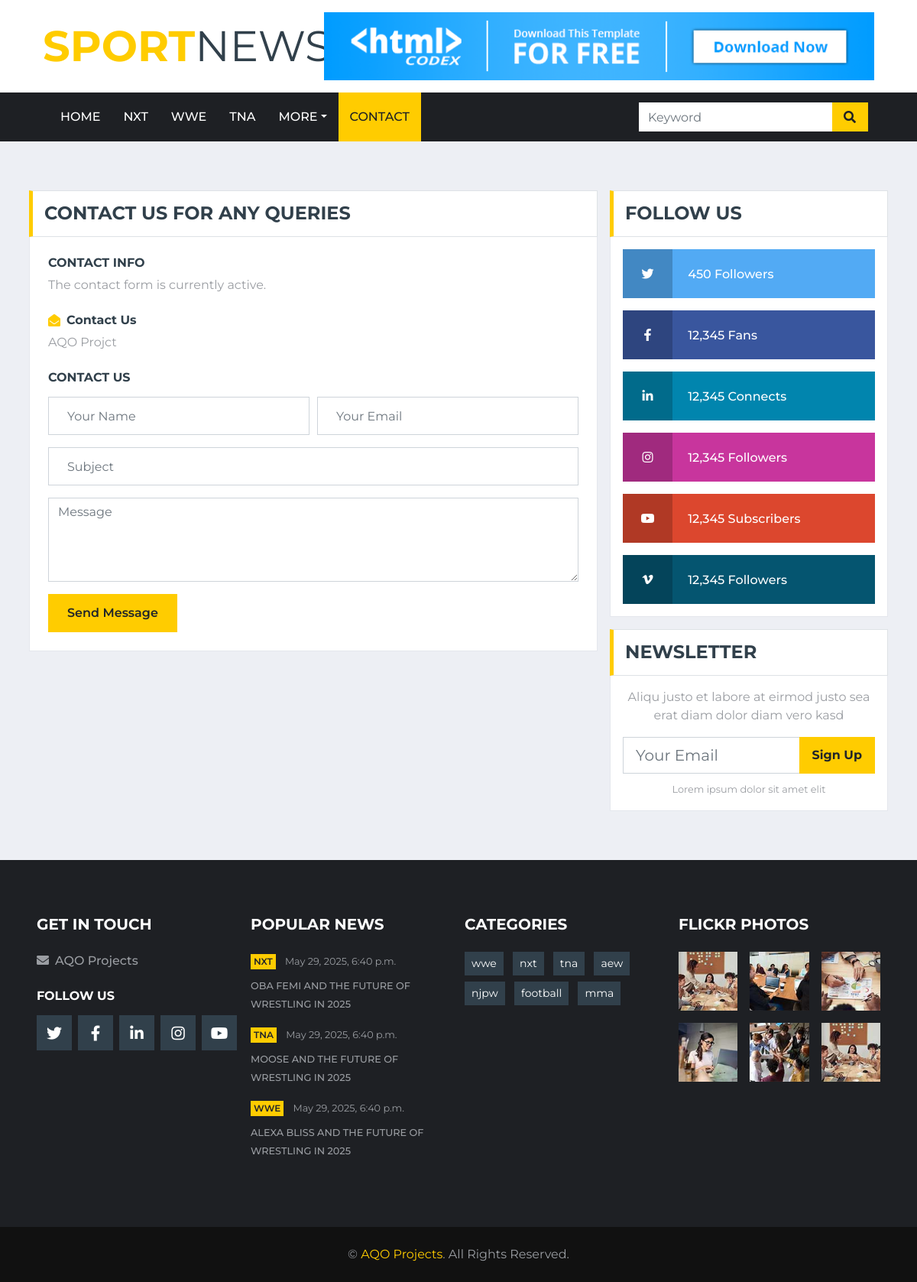
Page /contact/ on the committed database.
### mmablog/models/BlogCategoryModel.py (models this page shows, shortened)
class BlogCategory(models.Model):
    id = models.UUIDField(default=uuid.uuid4, primary_key=True, unique=True, editable=True)
    name = models.CharField(max_length=200)
    added_date = models.DateTimeField(auto_now_add=True)
    updated_date = models.DateTimeField(auto_now=True)
    class Meta:
        db_tablespace = 'BCtableIndexStorage'
        indexes = [models.Index(fields=['name'])]

### mmablog/models/BlogPostModel.py (models this page shows, shortened)
class BlogPost(models.Model):
    id = models.UUIDField(default=uuid.uuid4, primary_key=True, unique=True, editable=True)
    category = models.ForeignKey(BlogCategory, on_delete=models.CASCADE)
    topic_image = models.ImageField(upload_to='blogPhotos/',null=True, blank=True,validators=[
            FileExtensionValidator(allowed_extensions=['jpeg', 'jpg', 'png']),
        ],)
    topic = models.CharField(max_length=250, null=True, blank=True)
    slug = models.SlugField(null=True, blank=True)
    article = models.TextField(null=True,blank=True)
    total_clicks = models.BigIntegerField(default=0)
    total_comments = models.BigIntegerField(default=0)
    publisher = models.ForeignKey(settings.AUTH_USER_MODEL, on_delete=models.CASCADE, related_name='%(class)s_publisher')
    author = models.ManyToManyField(settings.AUTH_USER_MODEL,  related_name='%(class)s_author')
    posted_date = models.DateTimeField(auto_now_add=True)
    updated_date = models.DateTimeField(auto_now=True)
    class Meta:
        db_tablespace = 'BPtableIndexStorage'
        indexes = [models.Index(fields=['topic_image', 'topic', 'article', 'posted_date'])]

### mmablog/views.py (the view, shortened to what this page needs)
# urls.py: path('contact/', ContactUsView.as_view(), name='contact'),
class ContactUsView(View):
    template_name = 'contact.html'
    def get(self, request):
        current_date = timezone.now()
        start_date_trending = current_date - timedelta(days=7)
        start_date_popular = current_date - timedelta(days=30)
        context = {}
        context['trending_blogs']  = BlogPost.objects.filter(
                posted_date__range=[start_date_trending, current_date]
            ).annotate(
                view_count=Count('blogviewcount'),
                comment_count=Count('blogcomment')
            ).order_by('-view_count', '-comment_count', '-posted_date')[:5]
        latest_blog = BlogPost.objects.all()
        mixed_queryset = list(set(chain(latest_blog, context['trending_blogs'])))
        mixed_queryset.sort(key=lambda x: x.posted_date, reverse=True)
        context['slider_blogs'] =  mixed_queryset[:3]
        context['aside_blogs'] =  mixed_queryset[4:8]
        context['blog_category'] = BlogCategory.objects.all()
        context['popular_blogs']  = BlogPost.objects.filter(
                posted_date__range=[start_date_popular, current_date]
            ).annotate(
                view_count=Count('blogviewcount'),
                comment_count=Count('blogcomment')
            ).order_by('-view_count', '-comment_count', '-posted_date')[:3]
        context['popular_blog_category']  = BlogCategory.objects.annotate(
                view_count=Count('blogpost__blogviewcount'),
                comment_count=Count('blogpost__blogcomment')
            ).order_by('-view_count', '-comment_count')
        context['page_name'] = 'contact'
        return render(request, self.template_name, context)

### templates/contact.html (shortened to what this page needs)
{% extends 'headandnavbar/header.html' %}
{% load static %}
{% block content %}
    <div class="container-fluid mt-5 pt-3">
        <div class="container">
            <div class="row">
                <div class="col-lg-8">
                    <div class="section-title mb-0">
                        <h4 class="m-0 text-uppercase font-weight-bold">Contact Us For Any Queries</h4>
                    </div>
                    <div class="bg-white border border-top-0 p-4 mb-3">
                        <div class="mb-4">
                            <h6 class="text-uppercase font-weight-bold">Contact Info</h6>
                            <p class="mb-4">The contact form is currently active.</p>
                            <div class="mb-3">
                                <div class="d-flex align-items-center mb-2">
                                    <i class="fa fa-envelope-open text-primary mr-2"></i>
                                    <h6 class="font-weight-bold mb-0">Contact Us</h6>
                                </div>
                                <p class="m-0">AQO Projct</p>
                            </div>
                        </div>
                        <h6 class="text-uppercase font-weight-bold mb-3">Contact Us</h6>
                        <form method="post">
                            <div class="form-row">
                                <div class="col-md-6">
                                    <div class="form-group">
                                        <input type="text" class="form-control p-4" placeholder="Your Name" name="name" required="required"/>
                                    </div>
                                </div>
                                <div class="col-md-6">
                                    <div class="form-group">
                                        <input type="email" class="form-control p-4" placeholder="Your Email" name="email" required="required"/>
                                    </div>
                                </div>
                            </div>
                            <div class="form-group">
                                <input type="text" class="form-control p-4" placeholder="Subject" name="subject" />
                            </div>
                            <div class="form-group">
                                <textarea class="form-control" rows="4" placeholder="Message" name="message" required="required"></textarea>
                            </div>
                            <div>
                                <button class="btn btn-primary font-weight-semi-bold px-4" style="height: 50px;"
                                    type="submit">Send Message</button>
                            </div>
                        </form>
                    </div>
                </div>
                <div class="col-lg-4">
                    <div class="mb-3">
                        <div class="section-title mb-0">
                            <h4 class="m-0 text-uppercase font-weight-bold">Follow Us</h4>
                        </div>
                        <div class="bg-white border border-top-0 p-3">
                            <a href="" class="d-block w-100 text-white text-decoration-none mb-3" style="background: #52AAF4;">
                                <i class="fab fa-twitter text-center py-4 mr-3" style="width: 65px; background: rgba(0, 0, 0, .2);"></i>
                                <span class="font-weight-medium">450 Followers</span>
                            </a>
                            <a href="" class="d-block w-100 text-white text-decoration-none mb-3" style="background: #39569E;">
                                <i class="fab fa-facebook-f text-center py-4 mr-3" style="width: 65px; background: rgba(0, 0, 0, .2);"></i>
                                <span class="font-weight-medium">12,345 Fans</span>
                            </a>
                            <a href="" class="d-block w-100 text-white text-decoration-none mb-3" style="background: #0185AE;">
                                <i class="fab fa-linkedin-in text-center py-4 mr-3" style="width: 65px; background: rgba(0, 0, 0, .2);"></i>
                                <span class="font-weight-medium">12,345 Connects</span>
                            </a>
                            <a href="" class="d-block w-100 text-white text-decoration-none mb-3" style="background: #C8359D;">
                                <i class="fab fa-instagram text-center py-4 mr-3" style="width: 65px; background: rgba(0, 0, 0, .2);"></i>
                                <span class="font-weight-medium">12,345 Followers</span>
                            </a>
                            <a href="" class="d-block w-100 text-white text-decoration-none mb-3" style="background: #DC472E;">
                                <i class="fab fa-youtube text-center py-4 mr-3" style="width: 65px; background: rgba(0, 0, 0, .2);"></i>
                                <span class="font-weight-medium">12,345 Subscribers</span>
                            </a>
                            <a href="" class="d-block w-100 text-white text-decoration-none" style="background: #055570;">
                                <i class="fab fa-vimeo-v text-center py-4 mr-3" style="width: 65px; background: rgba(0, 0, 0, .2);"></i>
                                <span class="font-weight-medium">12,345 Followers</span>
                            </a>
                        </div>
                    </div>
                    <div class="mb-3">
                        <div class="section-title mb-0">
                            <h4 class="m-0 text-uppercase font-weight-bold">Newsletter</h4>
                        </div>
                        <div class="bg-white text-center border border-top-0 p-3">
                            <p>Aliqu justo et labore at eirmod justo sea erat diam dolor diam vero kasd</p>
                            <div class="input-group mb-2" style="width: 100%;">
                                <input type="text" class="form-control form-control-lg" placeholder="Your Email">
                                <div class="input-group-append">
                                    <button class="btn btn-primary font-weight-bold px-3">Sign Up</button>
                                </div>
                            </div>
                            <small>Lorem ipsum dolor sit amet elit</small>
                        </div>
                    </div>
                </div>
            </div>
        </div>
    </div>
{% endblock content %}

### templates/headandnavbar/header.html (shortened to what this page needs)
<!DOCTYPE html>
{% load static %}
<html lang="en">
<head>
    <link href="https://cdnjs.cloudflare.com/ajax/libs/font-awesome/5.15.0/css/all.min.css" rel="stylesheet">
    <link href="{% static 'lib/owlcarousel/assets/owl.carousel.min.css' %}" rel="stylesheet">
    <link href="{% static 'css/style.css' %}" rel="stylesheet">
</head>
<body>
    <div class="container-fluid d-none d-lg-block">
        <div class="row align-items-center bg-white py-3 px-lg-5">
            <div class="col-lg-4">
                <a href="index.html" class="navbar-brand p-0 d-none d-lg-block">
                    <h1 class="m-0 display-4 text-uppercase text-primary">Sport<span
                            class="text-secondary font-weight-normal">News</span></h1>
                </a>
            </div>
            <div class="col-lg-8 text-center text-lg-right">
                <a href="https://htmlcodex.com"><img class="img-fluid" src="img/ads-728x90.png" alt=""></a>
            </div>
        </div>
    </div>
    {% include 'headandnavbar/navbar.html' %}
    {% block content %}
    {% endblock content %}
    {% include 'footerbar/footer.html' %}
</body>
</html>

### templates/headandnavbar/navbar.html (shortened to what this page needs)
<div class="container-fluid p-0">
    <nav class="navbar navbar-expand-lg bg-dark navbar-dark py-2 py-lg-0 px-lg-5">
        <div class="collapse navbar-collapse justify-content-between px-0 px-lg-3" id="navbarCollapse">
            <div class="navbar-nav mr-auto py-0">
                <a href="{% url 'mmablog:home' %}" class="nav-item nav-link {% if page_name == 'home' %} active  {% endif %}">Home</a>
                {% for category in popular_blog_category|slice:"3" %}
                    <a href="{% url 'mmablog:categoryNews' category.name %}" class="nav-item nav-link {% if page_name == category.name %} active  {% endif %}">{{category.name}}</a>
                {% endfor %}
                <div class="nav-item dropdown">
                    <a href="#" class="nav-link dropdown-toggle " data-toggle="dropdown">More</a>
                </div>
                <a href='{% url "mmablog:contact" %}' class="nav-item nav-link {% if page_name == 'contact' %} active  {% endif %}">Contact</a>
            </div>
            <div class="input-group ml-auto d-none d-lg-flex" style="width: 100%; max-width: 300px;">
                <input type="text" class="form-control border-0" placeholder="Keyword">
                <div class="input-group-append">
                    <button class="input-group-text bg-primary text-dark border-0 px-3"><i
                            class="fa fa-search"></i></button>
                </div>
            </div>
        </div>
    </nav>
</div>

### templates/footerbar/footer.html
{% load static %}
<div class="container-fluid bg-dark pt-5 px-sm-3 px-md-5 mt-5">
    <div class="row py-4">
        <div class="col-lg-3 col-md-6 mb-5">
            <h5 class="mb-4 text-white text-uppercase font-weight-bold">Get In Touch</h5>
            <p class="font-weight-medium"><i class="fa fa-envelope mr-2"></i>AQO Projects</p>
            <h6 class="mt-4 mb-3 text-white text-uppercase font-weight-bold">Follow Us</h6>
            <div class="d-flex justify-content-start">
                <a class="btn btn-lg btn-secondary btn-lg-square mr-2" ><i class="fab fa-twitter"></i></a>
                <a class="btn btn-lg btn-secondary btn-lg-square mr-2" ><i class="fab fa-facebook-f"></i></a>
                <a class="btn btn-lg btn-secondary btn-lg-square mr-2" ><i class="fab fa-linkedin-in"></i></a>
                <a class="btn btn-lg btn-secondary btn-lg-square mr-2" ><i class="fab fa-instagram"></i></a>
                <a class="btn btn-lg btn-secondary btn-lg-square" ><i class="fab fa-youtube"></i></a>
            </div>
        </div>
        <div class="col-lg-3 col-md-6 mb-5">
            <h5 class="mb-4 text-white text-uppercase font-weight-bold">Popular News</h5>
            {% for blog in popular_blogs %}
                <div class="mb-3">
                    <div class="mb-2">
                        <a class="badge badge-primary text-uppercase font-weight-semi-bold p-1 mr-2" href="{% url 'mmablog:categoryNews' blog.category.name %}">{{blog.category.name}}</a>
                        <a class="text-body" href=""><small>{{blog.posted_date}}</small></a>
                    </div>
                    <a class="small text-body text-uppercase font-weight-medium" href="{% url 'mmablog:article' blog.slug %}">{{blog.topic|truncatechars:'54'}}</a>
                </div>
            {% endfor %}
        </div>
        <div class="col-lg-3 col-md-6 mb-5">
            <h5 class="mb-4 text-white text-uppercase font-weight-bold">Categories</h5>
            <div class="m-n1">
                {% for category in blog_category %}
                    <a href="{% url 'mmablog:categoryNews' category.name %}" class="btn btn-sm btn-secondary m-1">{{category.name}}</a>
                {% endfor %}
            </div>
        </div>
        <div class="col-lg-3 col-md-6 mb-5">
            <h5 class="mb-4 text-white text-uppercase font-weight-bold">Flickr Photos</h5>
            <div class="row">
                <div class="col-4 mb-3">
                    <a href=""><img class="w-100" src="{% static 'img/news-110x110-1.jpg' %}" alt=""></a>
                </div>
                <div class="col-4 mb-3">
                    <a href=""><img class="w-100" src="{% static 'img/news-110x110-2.jpg' %}" alt=""></a>
                </div>
                <div class="col-4 mb-3">
                    <a href=""><img class="w-100" src="{% static 'img/news-110x110-3.jpg' %}" alt=""></a>
                </div>
                <div class="col-4 mb-3">
                    <a href=""><img class="w-100" src="{% static 'img/news-110x110-4.jpg' %}" alt=""></a>
                </div>
                <div class="col-4 mb-3">
                    <a href=""><img class="w-100" src="{% static 'img/news-110x110-5.jpg' %}" alt=""></a>
                </div>
                <div class="col-4 mb-3">
                    <a href=""><img class="w-100" src="{% static 'img/news-110x110-1.jpg' %}" alt=""></a>
                </div>
            </div>
        </div>
    </div>
</div>
<div class="container-fluid py-4 px-sm-3 px-md-5" style="background: #111111;">
    <p class="m-0 text-center">&copy; <a href="https://github.com/aqoprojects?tab=repositories">AQO Projects</a>. All Rights Reserved.
    </p>
</div>

### rows in the picture
BlogCategory: name "NXT", name "nxt"
BlogCategory: name "WWE", name "wwe"
BlogCategory: name "TNA", name "tna"
BlogPost: category.name "NXT", posted_date "May 29, 2025, 6:40 p.m.", topic "OBA FEMI AND THE FUTURE OF WRESTLING IN 2025"
BlogPost: category.name "TNA", posted_date "May 29, 2025, 6:40 p.m.", topic "MOOSE AND THE FUTURE OF WRESTLING IN 2025"
BlogPost: category.name "WWE", posted_date "May 29, 2025, 6:40 p.m.", topic "ALEXA BLISS AND THE FUTURE OF WRESTLING IN 2025"
BlogCategory: name "aew"
BlogCategory: name "njpw"
BlogCategory: name "football"
BlogCategory: name "mma"
